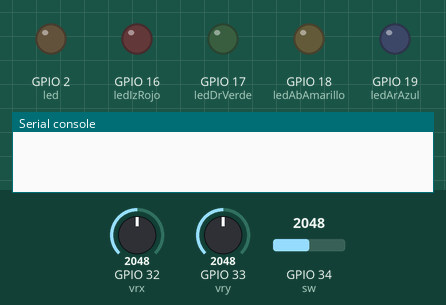
A program run on a simulated ESP32 board running MicroPython. On the bench: output pins drawn as LEDs (lit = HIGH), the last lines printed to the serial console. The inputs (shaded band) are chosen by the test bench; at power-on: GPIO 34 (sw) = 2048, GPIO 32 (vrx) = 2048, GPIO 33 (vry) = 2048 (analog values on the 0–4095 scale).

Above: at 1.2 s.
1.3 s: GPIO 34 (sw) set to 0
At 2.9 s:
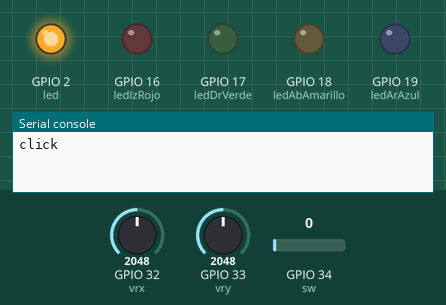
4.1 s: GPIO 32 (vrx) set to 217
6.9 s: GPIO 32 (vrx) set to 179
19.3 s: GPIO 34 (sw) set to 80
At 23.5 s:
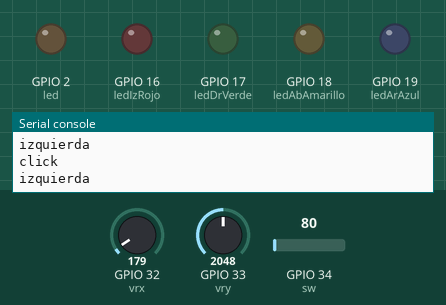
Timing chart, 0 to 25.0 s (numbered marks = the images above; inputs shaded):
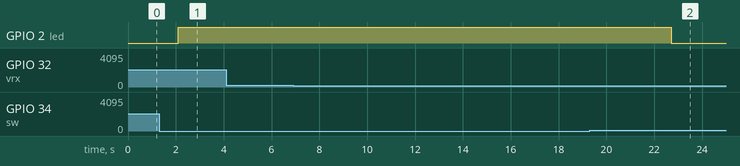

Measured:
- after the input at 1.3 s, GPIO 2 (led): LOW → HIGH after 0.80 s
- after the input at 19.3 s, GPIO 2 (led): HIGH → LOW after 3.4 s

The program:

Joystick_3.py
```python
#Programa desarrollado por Wilson Perezpara manejar el Joystick KY-023

# Módulos a trabajar:

from machine import Pin, ADC, PWM
import utime

# definición de pines para ESP32 de 38 pines para señales de entrada

sw= ADC (Pin(34))  # SW Pulsador
vrx= ADC (Pin(32)) # vrx Colocar color Verde
vry= ADC (Pin(33)) # Azul Colocar color Azul

# definición de pines para ESP32 de 38 pines de salidas actuadores

led=Pin(2, Pin.OUT) # Colocar color morado
ledIzRojo=Pin(16, Pin.OUT) # Colocar color Rojo
ledDrVerde=Pin(17, Pin.OUT) # Colocar color Verde derecha eje x
ledAbAmarillo=Pin(18, Pin.OUT) # Colocar color Amarillo eje y abajo
ledArAzul=Pin(19, Pin.OUT) # Colocar color Azul arriba eje y


# Atenuación de la tarjeta a 3.3v

vrx.atten(ADC.ATTN_11DB)
vry.atten(ADC.ATTN_11DB)

# Resolución a 4096

vrx.width(ADC.WIDTH_12BIT) # resoolución de salida 4096
vry.width(ADC.WIDTH_12BIT)

servo = PWM(Pin(25), freq=50)

while True:


    valorx=vrx.read()  #Lee el valor de resistencia del eje x der joystck
    #print("bitx:" , valorx) # Para ver el valor de x
    #utime.sleep_ms(2000)

    if valorx >= 4080:  # Condiciones para el Eje X de 0 a 4096
        print ("derecha")
        utime.sleep_ms(2000)
        servo.duty(4095)
    if valorx <=200:
        print ("izquierda")
        utime.sleep_ms(2000)

    valory=vry.read()  # Lee el valor de resistencia del eje y der joystck
    #print("bity:" , valory) # si desea leer el valor sólo de y
    #utime.sleep_ms(2000) #2 segundos

    if valory <= 40 : # El eje Y el valor varia entre 0 y 4096
        print("arriba")
        utime.sleep_ms(200)
    if valory >= 4000:
        print("abajo")
        utime.sleep_ms(200)

    valorsw=sw.read()
    if valorsw <= 0:
        print ("click")
        led.value(1)  #enciende el led
        utime.sleep_ms(100)
    else:
        led.value(0)  #apaga el led
        utime.sleep_ms(100)
    #print("Valores: Pulsador {} , eje x: {}, eje y: {}".format(valorsw,valorx,valory)) # imprime los tres valores
    utime.sleep_ms(2000)


          
```
